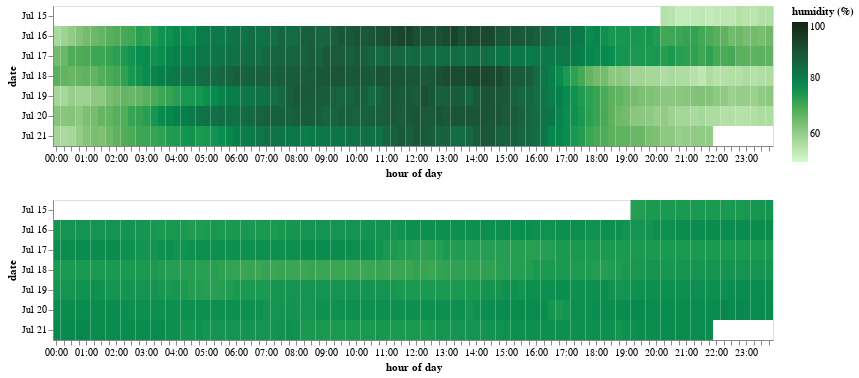

This figure's notebook cell:
### Code cell
f3 = alt.Chart(dfsub.reset_index()).mark_rect().encode(
    alt.X('hoursminutes(created_at):O', title='hour of day'),
    alt.Y('monthdate(created_at):O', title='date'),
    alt.Color('DuckBarnHumidity_External:Q', title='humidity (%)', scale=alt.Scale(domain=(50,100),range=palettable.cmocean.sequential.Algae_20.hex_colors)),
    tooltip=['hoursminutes(crated_at):O','monthdate(created_at):O','DuckBarnHumidity_External:Q']
).properties(
    width=720
)

f4 = f3.encode(
    alt.Color('CellarHumidity:Q', title='humidity (%)', scale=alt.Scale(domain=(50,100),range=palettable.cmocean.sequential.Algae_20.hex_colors)),
    tooltip=['hoursminutes(crated_at):O','monthdate(created_at):O','CellarHumidity:Q']
)
f3 & f4

### Figure 1 — Vega-Lite specification as saved in the notebook (floating-point values rounded to 4 significant figures; data arrays with more than 128 entries replaced by an {"elided": "..."} marker saying what was removed)
{"config": {"view": {"continuousWidth": 400, "continuousHeight": 300}}, "vconcat": [{"mark": "rect", "encoding": {"color": {"type": "quantitative", "field": "DuckBarnHumidity_External", "scale": {"domain": [50, 100], "range": ["#D7F9D0", "#C7EDBD", "#B5E1A9", "#A4D698", "#92CB86", "#80C176", "#6BB767", "#54AE5B", "#39A553", "#1C9A51", "#0B8F4F", "#07824C", "#0D7648", "#136A43", "#185E3D", "#1A5336", "#1A472E", "#183B26", "#162F1D", "#122414"]}, "title": "humidity (%)"}, "tooltip": [{"type": "ordinal", "field": "crated_at", "timeUnit": "hoursminutes"}, {"type": "ordinal", "field": "created_at", "timeUnit": "monthdate"}, {"type": "quantitative", "field": "DuckBarnHumidity_External"}], "x": {"type": "ordinal", "field": "created_at", "timeUnit": "hoursminutes", "title": "hour of day"}, "y": {"type": "ordinal", "field": "created_at", "timeUnit": "monthdate", "title": "date"}}, "width": 720}, {"mark": "rect", "encoding": {"color": {"type": "quantitative", "field": "CellarHumidity", "scale": {"domain": [50, 100], "range": ["#D7F9D0", "#C7EDBD", "#B5E1A9", "#A4D698", "#92CB86", "#80C176", "#6BB767", "#54AE5B", "#39A553", "#1C9A51", "#0B8F4F", "#07824C", "#0D7648", "#136A43", "#185E3D", "#1A5336", "#1A472E", "#183B26", "#162F1D", "#122414"]}, "title": "humidity (%)"}, "tooltip": [{"type": "ordinal", "field": "crated_at", "timeUnit": "hoursminutes"}, {"type": "ordinal", "field": "created_at", "timeUnit": "monthdate"}, {"type": "quantitative", "field": "CellarHumidity"}], "x": {"type": "ordinal", "field": "created_at", "timeUnit": "hoursminutes", "title": "hour of day"}, "y": {"type": "ordinal", "field": "created_at", "timeUnit": "monthdate", "title": "date"}}, "width": 720}], "data": {"name": "data-b9b170b3c665d632cc20ef73137e1d74"}, "$schema": "https://vega.github.io/schema/vega-lite/v4.8.1.json", "datasets": {"data-b9b170b3c665d632cc20ef73137e1d74": {"elided": "587 records"}}}
